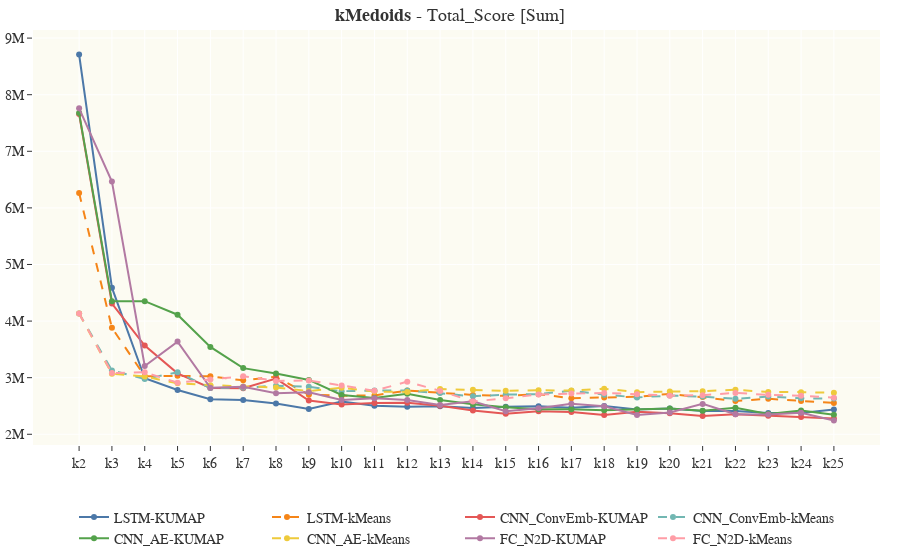

Notebook cell for this chart:
### Markdown cell above
## General Comparission

### Code cell
plot_all_elbow(var = 'Total_Score', line_type = 'sum', center_type = 'kMedoids')

### Figure 1 — Plotly figure (JSON) as saved in the notebook; plotly's stock layout.template omitted (floating-point values rounded to 4 significant figures)
{"data": [{"hovertemplate": "%{y:.2s}", "line": {"color": "#4C78A8", "width": 2}, "mode": "lines+markers", "name": "LSTM-KUMAP", "type": "scatter", "x": ["k2", "k3", "k4", "k5", "k6", "k7", "k8", "k9", "k10", "k11", "k12", "k13", "k14", "k15", "k16", "k17", "k18", "k19", "k20", "k21", "k22", "k23", "k24", "k25"], "y": [8710000.0, 4590000.0, 2990000.0, 2783000.0, 2620000.0, 2607000.0, 2543000.0, 2448000.0, 2577000.0, 2504000.0, 2486000.0, 2496000.0, 2464000.0, 2487000.0, 2493000.0, 2468000.0, 2500000.0, 2439000.0, 2457000.0, 2411000.0, 2411000.0, 2377000.0, 2374000.0, 2439000.0]}, {"hovertemplate": "%{y:.2s}", "line": {"color": "#F58518", "dash": "dash", "width": 2}, "mode": "lines+markers", "name": "LSTM-kMeans", "type": "scatter", "x": ["k2", "k3", "k4", "k5", "k6", "k7", "k8", "k9", "k10", "k11", "k12", "k13", "k14", "k15", "k16", "k17", "k18", "k19", "k20", "k21", "k22", "k23", "k24", "k25"], "y": [6261000.0, 3881000.0, 3025000.0, 3032000.0, 3023000.0, 2952000.0, 3015000.0, 2699000.0, 2681000.0, 2686000.0, 2773000.0, 2736000.0, 2694000.0, 2679000.0, 2706000.0, 2638000.0, 2648000.0, 2662000.0, 2714000.0, 2656000.0, 2588000.0, 2627000.0, 2589000.0, 2553000.0]}, {"hovertemplate": "%{y:.2s}", "line": {"color": "#E45756", "width": 2}, "mode": "lines+markers", "name": "CNN_ConvEmb-KUMAP", "type": "scatter", "x": ["k2", "k3", "k4", "k5", "k6", "k7", "k8", "k9", "k10", "k11", "k12", "k13", "k14", "k15", "k16", "k17", "k18", "k19", "k20", "k21", "k22", "k23", "k24", "k25"], "y": [7659000.0, 4311000.0, 3568000.0, 3077000.0, 2819000.0, 2815000.0, 2983000.0, 2597000.0, 2525000.0, 2554000.0, 2559000.0, 2503000.0, 2422000.0, 2363000.0, 2406000.0, 2392000.0, 2341000.0, 2399000.0, 2369000.0, 2324000.0, 2355000.0, 2327000.0, 2303000.0, 2280000.0]}, {"hovertemplate": "%{y:.2s}", "line": {"color": "#72B7B2", "dash": "dash", "width": 2}, "mode": "lines+markers", "name": "CNN_ConvEmb-kMeans", "type": "scatter", "x": ["k2", "k3", "k4", "k5", "k6", "k7", "k8", "k9", "k10", "k11", "k12", "k13", "k14", "k15", "k16", "k17", "k18", "k19", "k20", "k21", "k22", "k23", "k24", "k25"], "y": [4134000.0, 3127000.0, 2976000.0, 3095000.0, 2817000.0, 2823000.0, 2857000.0, 2842000.0, 2760000.0, 2775000.0, 2774000.0, 2727000.0, 2672000.0, 2701000.0, 2710000.0, 2770000.0, 2700000.0, 2651000.0, 2683000.0, 2666000.0, 2627000.0, 2666000.0, 2635000.0, 2630000.0]}, {"hovertemplate": "%{y:.2s}", "line": {"color": "#54A24B", "width": 2}, "mode": "lines+markers", "name": "CNN_AE-KUMAP", "type": "scatter", "x": ["k2", "k3", "k4", "k5", "k6", "k7", "k8", "k9", "k10", "k11", "k12", "k13", "k14", "k15", "k16", "k17", "k18", "k19", "k20", "k21", "k22", "k23", "k24", "k25"], "y": [7675000.0, 4352000.0, 4352000.0, 4113000.0, 3543000.0, 3169000.0, 3073000.0, 2960000.0, 2695000.0, 2640000.0, 2716000.0, 2607000.0, 2531000.0, 2476000.0, 2443000.0, 2442000.0, 2426000.0, 2438000.0, 2457000.0, 2417000.0, 2468000.0, 2358000.0, 2418000.0, 2345000.0]}, {"hovertemplate": "%{y:.2s}", "line": {"color": "#EECA3B", "dash": "dash", "width": 2}, "mode": "lines+markers", "name": "CNN_AE-kMeans", "type": "scatter", "x": ["k2", "k3", "k4", "k5", "k6", "k7", "k8", "k9", "k10", "k11", "k12", "k13", "k14", "k15", "k16", "k17", "k18", "k19", "k20", "k21", "k22", "k23", "k24", "k25"], "y": [4134000.0, 3068000.0, 3020000.0, 2900000.0, 2868000.0, 2845000.0, 2827000.0, 2765000.0, 2822000.0, 2754000.0, 2749000.0, 2801000.0, 2789000.0, 2767000.0, 2778000.0, 2772000.0, 2804000.0, 2744000.0, 2755000.0, 2761000.0, 2785000.0, 2748000.0, 2744000.0, 2734000.0]}, {"hovertemplate": "%{y:.2s}", "line": {"color": "#B279A2", "width": 2}, "mode": "lines+markers", "name": "FC_N2D-KUMAP", "type": "scatter", "x": ["k2", "k3", "k4", "k5", "k6", "k7", "k8", "k9", "k10", "k11", "k12", "k13", "k14", "k15", "k16", "k17", "k18", "k19", "k20", "k21", "k22", "k23", "k24", "k25"], "y": [7759000.0, 6467000.0, 3206000.0, 3638000.0, 2820000.0, 2840000.0, 2725000.0, 2742000.0, 2606000.0, 2636000.0, 2604000.0, 2518000.0, 2582000.0, 2407000.0, 2460000.0, 2539000.0, 2494000.0, 2340000.0, 2385000.0, 2537000.0, 2354000.0, 2349000.0, 2381000.0, 2243000.0]}, {"hovertemplate": "%{y:.2s}", "line": {"color": "#FF9DA6", "dash": "dash", "width": 2}, "mode": "lines+markers", "name": "FC_N2D-kMeans", "type": "scatter", "x": ["k2", "k3", "k4", "k5", "k6", "k7", "k8", "k9", "k10", "k11", "k12", "k13", "k14", "k15", "k16", "k17", "k18", "k19", "k20", "k21", "k22", "k23", "k24", "k25"], "y": [4134000.0, 3080000.0, 3095000.0, 2912000.0, 2968000.0, 3024000.0, 2943000.0, 2951000.0, 2862000.0, 2769000.0, 2930000.0, 2767000.0, 2581000.0, 2635000.0, 2704000.0, 2720000.0, 2730000.0, 2708000.0, 2683000.0, 2691000.0, 2731000.0, 2696000.0, 2682000.0, 2646000.0]}], "layout": {"autosize": true, "font": {"family": "Times New Roman", "size": 14}, "hovermode": "x", "legend": {"orientation": "h", "x": 0.5, "xanchor": "center", "y": -0.2, "yanchor": "middle"}, "margin": {"b": 20, "l": 5, "r": 20, "t": 30}, "paper_bgcolor": "white", "plot_bgcolor": "rgba(252, 251, 242, 1)", "showlegend": true, "title": {"font": {"family": "Garamond", "size": 18}, "text": "<b>kMedoids</b> - Total_Score [Sum]", "xanchor": "center", "yanchor": "middle"}, "xaxis": {"autorange": true, "range": [-1.353, 24.35], "type": "category"}, "yaxis": {"autorange": true, "range": [1764000.0, 9190000.0], "type": "linear"}}}
